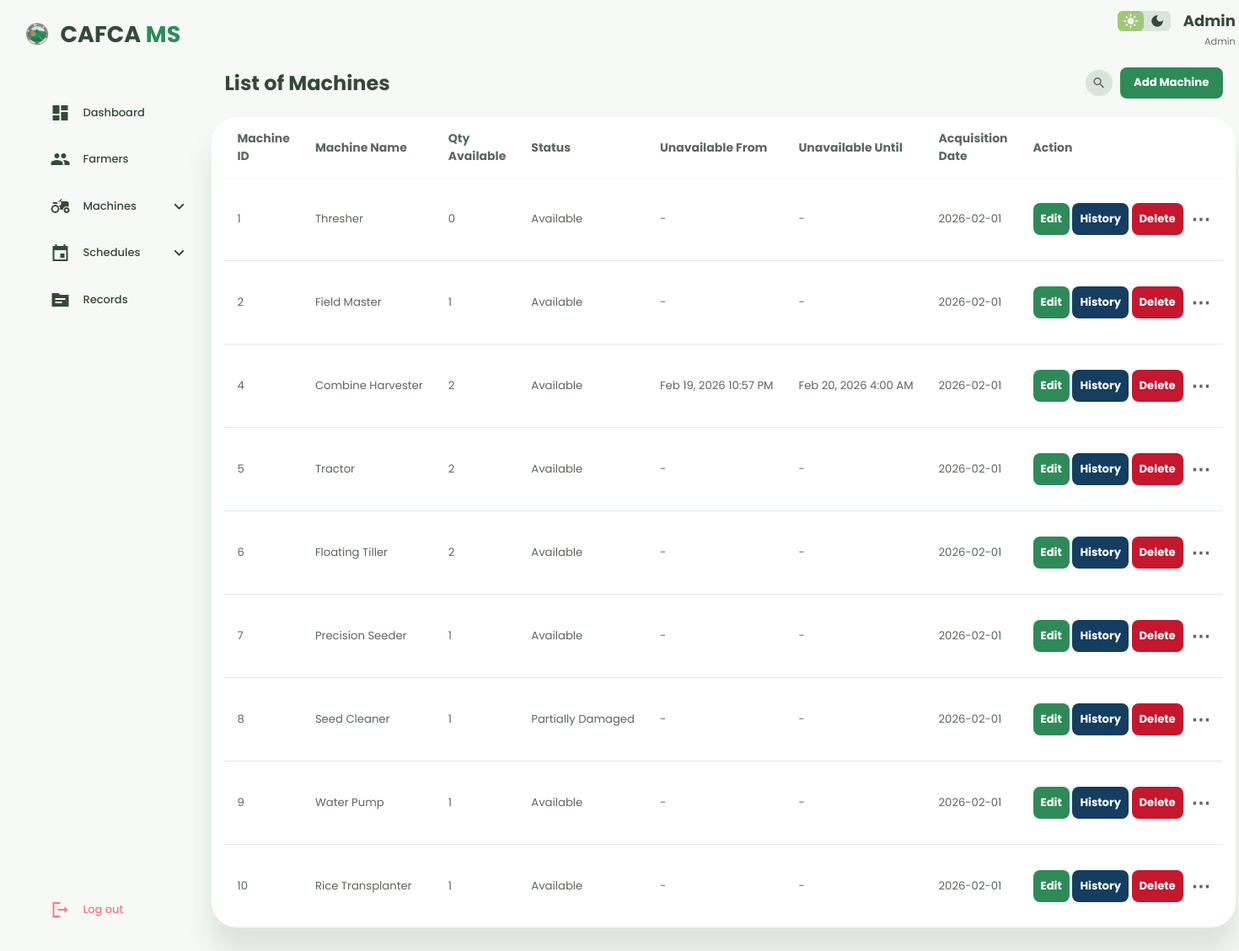
/dashboard/machines/machine.php (signed in), run on the app's committed database.
### tables this page shows
CREATE TABLE `machines` (
  `id` int(255) NOT NULL,
  `name` varchar(255) NOT NULL,
  `quantity` int(255) NOT NULL DEFAULT 0,
  `status` varchar(255) NOT NULL,
  `acquisition_date` date NOT NULL,
  `unavailable_from` datetime DEFAULT NULL,
  `unavailable_until` datetime DEFAULT NULL,
  `unavailable_count` int(255) DEFAULT 1,
  `last_returned` datetime DEFAULT NULL
);

### dashboard/machines/machine.php (the view, shortened to what this page needs)
<?php
$servername = "localhost";
$username = "root";
$password = "";
$database = "testdb";
$conn = new mysqli($servername, $username, $password, $database);
$conn->query("SET time_zone = '+08:00'");
$now = new DateTime();
$currentDateTime = $now->format('Y-m-d H:i:s');
$conn->query("UPDATE schedules SET status = 'Expired' WHERE status = 'Pending' AND CONCAT(schedule_date, ' ', start_time) < '$currentDateTime'");
$statusFilter = $_GET['status'] ?? null;
?>
<!DOCTYPE html>
<html lang="en">
<head>
    <link rel="stylesheet" href="../farmers_sec/farmerstyle.css">
</head>
<body>
    <div class="container">
        <aside>
            <div class="top">
                <a class="logo" href="../main/dashdex.php">
                    <img src="../../LandingPage/others/logo.png">
                    <h2>CAFCA <span>MS</span></h2>
                </a>
            </div>
            <div class="sidebar">
                <a href="../main/dashdex.php">
                    <span class="material-icons-sharp">dashboard</span>
                    <h3>Dashboard</h3>
                </a>
                <a href="../farmers_sec/farmers.php">
                    <span class="material-icons-sharp">people</span>
                    <h3>Farmers</h3>
                </a>
                <?php
                $statusParam = $_GET['status'] ?? '';
                $currentPage = basename($_SERVER['PHP_SELF']);
                $isMachinePage = ($currentPage === 'machine.php');
                ?>
                <div class="sidebar-dropdown <?= ($isMachinePage && $statusParam) ? 'open' : '' ?>">
                    <a href="javascript:void(0)" class="dropdown-toggle"
                        aria-expanded="<?= ($isMachinePage && $statusParam) ? 'true' : 'false' ?>">
                        <span class="material-icons-sharp">agriculture</span>
                        <h3>Machines</h3>
                        <span class="material-icons-sharp dropdown-icon">expand_more</span>
                    </a>
                </div>
                <div class="sidebar-dropdown <?= $schedulesStatus ? 'open' : '' ?>">
                    <a href="javascript:void(0)" class="dropdown-toggle"
                        aria-expanded="<?= $schedulesStatus ? 'true' : 'false' ?>">
                        <span class="material-icons-sharp">event</span>
                        <h3>Schedules</h3>
                        <span class="material-icons-sharp dropdown-icon">expand_more</span>
                    </a>
                </div>
                <a href="../records/records.php">
                    <span class="material-icons-sharp">topic</span>
                    <h3>Records</h3>
                </a>
                <div class="logout"><a href="../../login/logout.php" onclick="return confirm('Are you sure you want to log out?');" class="danger">
                        <span class="material-icons-sharp">logout</span>
                        <h3>Log out</h3>
                    </a>
                </div>
            </div>
        </aside>
        <main>
            <div class="top">
                <div class="theme-toggler">
                    <span class="material-icons-sharp active">light_mode</span>
                    <span class="material-icons-sharp">dark_mode</span>
                </div>
                <div class="profile" style="display: flex; flex-direction: column; text-align: right;">
                    <span
                        style="font-size: 18px; text-transform: capitalize; font-weight: 700; "><?= $_SESSION['username']; ?></span>
                    <small class="text-muted">Admin</small>
                </div>
            </div>
            <div class="title">
                <h2 class="machine-count">List of Machines</h2>
                <div class="title-actions">
                    <div class="search-expand-wrap" id="searchWrap">
                        <button class="search-icon-btn" id="searchToggleBtn" title="Search machines" type="button">
                            <span class="material-icons-sharp">search</span>
                        </button>
                    </div>
                    <?php
                    if ($statusFilter !== 'Not Returned'): ?>
                    <a href="javascript:void(0)" onclick="openAddMachineModal()" class="btn btn-primary farmer-btn" role="button">Add Machine</a>
                    <?php endif; ?>
                </div>
            </div>
            <?php
            if ($statusFilter === 'Not Returned') {
                $sql = "SELECT s.id as schedule_id, s.schedule_date, s.date_span, s.start_time, s.end_time,
                               m.id as machine_id, m.name as machine_name,
                               f.name as farmer_name
                        FROM schedules s
                        INNER JOIN machines m ON s.machine_id = m.id
                        INNER JOIN farmers f ON s.farmer_id = f.id
                        WHERE s.status IN ('Approved', 'Completed')
                        AND s.return_date IS NULL
                        AND NOW() > CONCAT(DATE_ADD(s.schedule_date, INTERVAL s.date_span DAY), ' ', s.end_time)
                        ORDER BY s.schedule_date ASC";
                $result = $conn->query($sql);
                $notReturnedRows = [];
                if ($result) {
                    while ($row = $result->fetch_assoc()) {
                        $notReturnedRows[] = $row;
                    }
                }
                if (empty($notReturnedRows)) {
                    echo "<p style='display: flex; justify-content: center; text-transform: capitalize;'>No Not Returned Machines Found.</p>";
                } else {
                    echo "<div class='table-scroll'>
                          <table style='width:100%' class='table'>
                            <thead>
                                <tr>
                                    <th>Farmer's Name</th>
                                    <th>Machine Name</th>
                                    <th>Schedule Date</th>
                                    <th>End Date</th>
                                    <th>Duration</th>
                                    <th>Action</th>
                                </tr>
                            </thead>
                            <tbody>";
                    foreach ($notReturnedRows as $row) {
                        $scheduleDate = $row['schedule_date'];
                        $dateSpan = (int)$row['date_span'];
                        $endDateStr = date('Y-m-d', strtotime($scheduleDate . " +{$dateSpan} days"));
                        $formattedStartDate = date('M d, Y', strtotime($scheduleDate));
                        $formattedEndDate = date('M d, Y', strtotime($endDateStr));
                        $safeFarmer  = htmlspecialchars($row['farmer_name'], ENT_QUOTES, 'UTF-8');
                        $safeMachine = htmlspecialchars($row['machine_name'], ENT_QUOTES, 'UTF-8');
                        echo "
                        <tr class='machine-row'
                            data-name='" . strtolower($safeMachine) . "'
                            data-farmer='" . strtolower($safeFarmer) . "'>
                            <td>{$safeFarmer}</td>
                            <td>{$safeMachine}</td>
                            <td>{$formattedStartDate}</td>
                            <td>{$formattedEndDate}</td>
                            <td>{$dateSpan} day(s)</td>
                            <td>
                                <a class='btn btn-success btn-sm'
                                   onclick='openReturnModal(" . $row['schedule_id'] . ", \"" .
                                   htmlspecialchars($row['farmer_name'], ENT_QUOTES) . "\", \"" .
                                   htmlspecialchars($row['machine_name'], ENT_QUOTES) . "\", " .
                                   $row['machine_id'] . ")'
                                   href='javascript:void(0)'>Return</a>
                            </td>
                        </tr>
                        ";
                    }
                    echo "</tbody>
                          <tr id='noResultsRow' style='display:none;'>
                              <td colspan='6' style='text-align:center; padding:2rem; color:var(--color-dark-variant);'>
                                  <span class='material-icons-sharp' style='font-size:2rem;display:block;margin-bottom:0.5rem;'>search_off</span>
                                  No machines found matching your search.
                              </td>
                          </tr>
                          </table></div>";
                }
            }
            else {
                $availableSql = "SELECT m.*,
                                    GREATEST(0, m.quantity - COALESCE((
                                        SELECT COUNT(*)
                                        FROM schedules s
                                        WHERE s.machine_id = m.id
                                          AND s.status IN ('Approved', 'Completed')
                                          AND s.return_date IS NULL
                                          AND NOW() <= CONCAT(DATE_ADD(s.schedule_date, INTERVAL s.date_span DAY), ' ', s.end_time)
                                    ), 0)) AS qty_available
                                 FROM machines m";
                if ($statusFilter) {
                    $availableSql .= " WHERE m.status = ?";
                    $stmt = $conn->prepare($availableSql);
                    $stmt->bind_param("s", $statusFilter);
                    $stmt->execute();
                    $result = $stmt->get_result();
                } else {
                    $result = $conn->query($availableSql);
                }
                $machineRows = [];
                while ($row = $result->fetch_assoc()) {
                    $machineRows[] = $row;
                }
                if (empty($machineRows)) {
                    $statusName = $statusFilter ?: 'Machines';
                    echo "<p style='display: flex; justify-content: center; text-transform: capitalize;'>No {$statusName} machine(s).</p>";
                } else {
                    echo "<div class='table-scroll' style='margin-top: 1.5rem;'>
                          <table style='width:100%;' class='table'>
                            <thead>
                                <tr>
                                    <th>Machine ID</th>
                                    <th>Machine Name</th>
                                    <th>Qty Available</th>
                                    <th>Status</th>
                                    <th>Unavailable From</th>
                                    <th>Unavailable Until</th>
                                    <th>Acquisition Date</th>
                                    <th>Action</th>
                                </tr>
                            </thead>
                            <tbody>";
                    foreach ($machineRows as $row) {
                        $historySQL = "SELECT f.name, s.schedule_date, s.date_span
                                      FROM schedules s
                                      INNER JOIN farmers f ON s.farmer_id = f.id
                                      WHERE s.machine_id = ? AND s.status IN ('Approved', 'Completed')
                                      ORDER BY s.schedule_date DESC
                                      LIMIT 1";
                        $historyStmt = $conn->prepare($historySQL);
                        $historyStmt->bind_param("i", $row['id']);
                        $historyStmt->execute();
                        $historyResult = $historyStmt->get_result();
                        $historyData = $historyResult->fetch_assoc();
                        $tooltipContent = '';
                        if ($historyData) {
                            $usageDate = date('M d, Y', strtotime($historyData['schedule_date']));
                            $endDate = date('M d, Y', strtotime($historyData['schedule_date'] . ' +' . $historyData['date_span'] . ' days'));
                            $tooltipContent = "Last Used By: " . htmlspecialchars($historyData['name']) . "&#10;Date: {$usageDate} - {$endDate}";
                        } else {
                            $tooltipContent = "No usage history";
                        }
                        $safeName     = htmlspecialchars($row['name'],          ENT_QUOTES, 'UTF-8');
                        $safeQuantity = htmlspecialchars($row['qty_available'],  ENT_QUOTES, 'UTF-8');
                        $safeStatus   = htmlspecialchars($row['status'],         ENT_QUOTES, 'UTF-8');
                        $safeId       = intval($row['id']);
                        $unavailableFrom = !empty($row['unavailable_from']) ? date('M d, Y g:i A', strtotime($row['unavailable_from'])) : '-';
                        $unavailableUntil = !empty($row['unavailable_until']) ? date('M d, Y g:i A', strtotime($row['unavailable_until'])) : '-';
                        echo "
                        <tr class='machine-row'
                            data-name='" . strtolower($safeName) . "'
                            data-quantity='" . strtolower($safeQuantity) . "'
                            data-status='{$safeStatus}'>
                            <td>{$safeId}</td>
                            <td>{$safeName}</td>
                            <td>{$safeQuantity}</td>
                            <td>{$safeStatus}</td>
                            <td>{$unavailableFrom}</td>
                            <td>{$unavailableUntil}</td>
                            <td>" . htmlspecialchars($row['acquisition_date'], ENT_QUOTES, 'UTF-8') . "</td>
                            <td>
                                <a class='btn btn-primary btn-sm' onclick='openEditMachineModal({$safeId})' href='javascript:void(0)'>Edit</a>
                                <a class='btn btn-success btn-sm' onclick='openHistoryModal({$safeId})'>History</a>
                                <a class='btn btn-danger btn-sm'
                                   onclick=\"return confirm('Are you sure you want to delete {$safeName}?');\"
                                   href='delete_machine.php?id={$safeId}&redirect=" . urlencode($statusFilter ?: 'Available') . "'>Delete</a>
                                <span class='reschedule-info-icon' data-tooltip='{$tooltipContent}'>⋯</span>
                            </td>
                        </tr>
                        ";
                    }
                    echo "</tbody>
                          <tr id='noResultsRow' style='display:none;'>
                              <td colspan='8' style='text-align:center; padding:2rem; color:var(--color-dark-variant);'>
                                  <span class='material-icons-sharp' style='font-size:2rem;display:block;margin-bottom:0.5rem;'>search_off</span>
                                  No machines found matching your search.
                              </td>
                          </tr>
                          </table></div>";
                }
            }
            ?>
        </main>
    </div>
</body>
</html>

### data on the page
machines: id "1", name "Thresher", safeQuantity "0", status "Available", unavailable_from "-", unavailable_until "-", acquisition_date "2026-02-01"
machines: id "2", name "Field Master", safeQuantity "1", status "Available", unavailable_from "-", unavailable_until "-", acquisition_date "2026-02-01"
machines: id "4", name "Combine Harvester", safeQuantity "2", status "Available", unavailable_from "Feb 19, 2026 10:57 PM", unavailable_until "Feb 20, 2026 4:00 AM", acquisition_date "2026-02-01"
machines: id "5", name "Tractor", safeQuantity "2", status "Available", unavailable_from "-", unavailable_until "-", acquisition_date "2026-02-01"
machines: id "6", name "Floating Tiller", safeQuantity "2", status "Available", unavailable_from "-", unavailable_until "-", acquisition_date "2026-02-01"
machines: id "7", name "Precision Seeder", safeQuantity "1", status "Available", unavailable_from "-", unavailable_until "-", acquisition_date "2026-02-01"
machines: id "8", name "Seed Cleaner", safeQuantity "1", status "Partially Damaged", unavailable_from "-", unavailable_until "-", acquisition_date "2026-02-01"
machines: id "9", name "Water Pump", safeQuantity "1", status "Available", unavailable_from "-", unavailable_until "-", acquisition_date "2026-02-01"
machines: id "10", name "Rice Transplanter", safeQuantity "1", status "Available", unavailable_from "-", unavailable_until "-", acquisition_date "2026-02-01"

### other printed values
$_SESSION['username'] "Admin"
